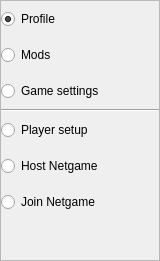
                <widget class="QFrame" name="GamePageTabsFrame">
                 <property name="maximumSize">
                  <size>
                   <width>160</width>
                   <height>16777215</height>
                  </size>
                 </property>
                 <property name="frameShape">
                  <enum>QFrame::StyledPanel</enum>
                 </property>
                 <property name="frameShadow">
                  <enum>QFrame::Raised</enum>
                 </property>
                 <layout class="QVBoxLayout" name="verticalLayout_2">
                  <property name="spacing">
                   <number>0</number>
                  </property>
                  <property name="leftMargin">
                   <number>0</number>
                  </property>
                  <property name="topMargin">
                   <number>0</number>
                  </property>
                  <property name="rightMargin">
                   <number>0</number>
                  </property>
                  <property name="bottomMargin">
                   <number>0</number>
                  </property>
                  <item>
                   <widget class="QRadioButton" name="ProfileTabButton">
                    <property name="minimumSize">
                     <size>
                      <width>0</width>
                      <height>36</height>
                     </size>
                    </property>
                    <property name="text">
                     <string>Profile</string>
                    </property>
                    <property name="checked">
                     <bool>true</bool>
                    </property>
                   </widget>
                  </item>
                  <item>
                   <widget class="QRadioButton" name="FilesTabButton">
                    <property name="minimumSize">
                     <size>
                      <width>0</width>
                      <height>36</height>
                     </size>
                    </property>
                    <property name="text">
                     <string>Mods</string>
                    </property>
                   </widget>
                  </item>
                  <item>
                   <widget class="QRadioButton" name="GameSettingsTabButton">
                    <property name="minimumSize">
                     <size>
                      <width>0</width>
                      <height>36</height>
                     </size>
                    </property>
                    <property name="text">
                     <string>Game settings</string>
                    </property>
                   </widget>
                  </item>
                  <item>
                   <widget class="Line" name="line">
                    <property name="orientation">
                     <enum>Qt::Horizontal</enum>
                    </property>
                   </widget>
                  </item>
                  <item>
                   <widget class="QRadioButton" name="PlayerSetupTabButton">
                    <property name="minimumSize">
                     <size>
                      <width>0</width>
                      <height>36</height>
                     </size>
                    </property>
                    <property name="text">
                     <string>Player setup</string>
                    </property>
                   </widget>
                  </item>
                  <item>
                   <widget class="QRadioButton" name="HostGameTabButton">
                    <property name="minimumSize">
                     <size>
                      <width>0</width>
                      <height>36</height>
                     </size>
                    </property>
                    <property name="text">
                     <string>Host Netgame</string>
                    </property>
                   </widget>
                  </item>
                  <item>
                   <widget class="QRadioButton" name="JoinGameTabButton">
                    <property name="minimumSize">
                     <size>
                      <width>0</width>
                      <height>36</height>
                     </size>
                    </property>
                    <property name="text">
                     <string>Join Netgame</string>
                    </property>
                    <property name="iconSize">
                     <size>
                      <width>32</width>
                      <height>32</height>
                     </size>
                    </property>
                   </widget>
                  </item>
                  <item>
                   <spacer name="verticalSpacer">
                    <property name="orientation">
                     <enum>Qt::Vertical</enum>
                    </property>
                    <property name="sizeHint" stdset="0">
                     <size>
                      <width>20</width>
                      <height>40</height>
                     </size>
                    </property>
                   </spacer>
                  </item>
                 </layout>
                </widget>
